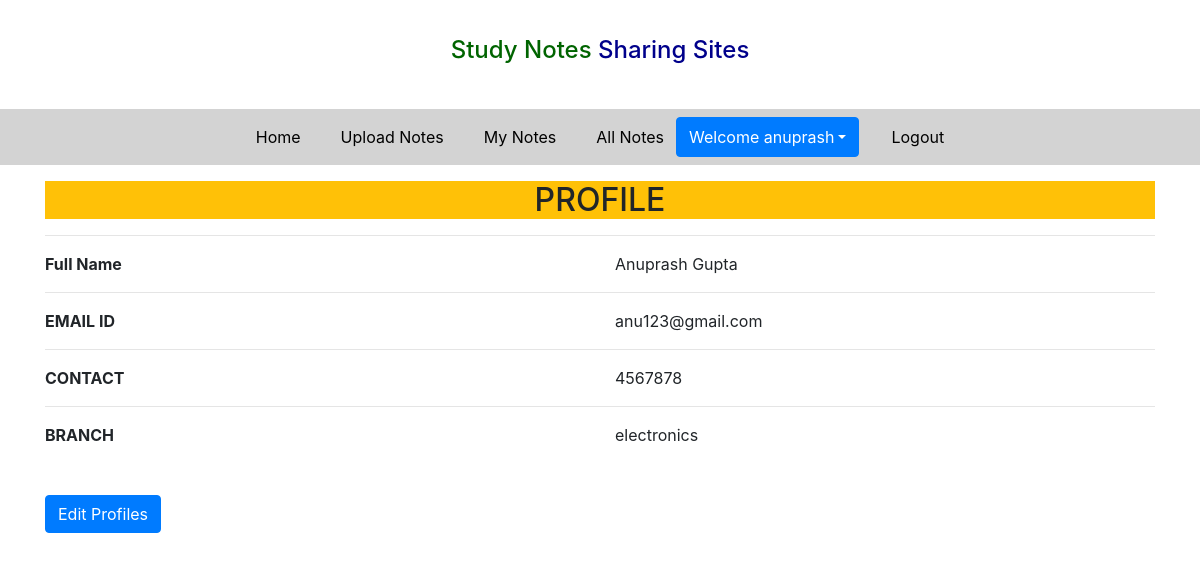
Screenshot of /profile/ (signed in) with the database file from the repository.
### notes/models.py (models this page shows, shortened)
class Signup(models.Model):
    user = models.ForeignKey(User,on_delete=models.CASCADE,null=True)
    contact = models.CharField(max_length=10)
    branch = models.CharField(max_length=10)
    role = models.CharField(max_length=15)

### notes/views.py (the view)
# urls.py: path('profile/', views.profile,name='profile'),
def profile(request):
    if not request.user.is_authenticated:
        return redirect('/login/')
    user = User.objects.get(id=request.user.id)
    data = Signup.objects.get(user=user)
    d = {'user':user,'data':data}
    return render(request,'profile.html',d)

### notes/templates/profile.html
{% extends 'user_navigation.html' %}
{% load static %}
{% block body %}
<div class="container">
    <h2 class="text-center mt-3 bg-warning">PROFILE</h2>
    <hr>
    <div class="row">
        <div class="col-sm-6">
            <b class="text-center">Full Name</b>
        </div>
        <div class="col-sm-6" style="text-transform:capitalize">
            {{data.user.first_name}} {{data.user.last_name}}
        </div>
    </div>
    <hr>
    <div class="row">
        <div class="col-sm-6">
            <b class="text-center">EMAIL ID</b>
        </div>
        <div class="col-sm-6">
            {{data.user.username}}
        </div>
    </div>
    <hr>
    <div class="row">
        <div class="col-sm-6">
            <b class="text-center">CONTACT</b>
        </div>
        <div class="col-sm-6">
            {{data.contact}}
        </div>
    </div>
    <hr>
    <div class="row">
        <div class="col-sm-6">
            <b class="text-center">BRANCH</b>
        </div>
        <div class="col-sm-6">
            {{data.branch}}
        </div>
    </div>
    <a href="{% url 'edit_profile' %}" class="btn btn-primary mt-5">Edit Profiles</a>
</div>
{% endblock %}

### notes/templates/user_navigation.html (shortened to what this page needs)
<!DOCTYPE html>
<html lang="en">
<head>
  {% load static %}
  <link rel="stylesheet" href="https://maxcdn.bootstrapcdn.com/bootstrap/4.3.1/css/bootstrap.min.css">
  <link rel="stylesheet" href="https://use.fontawesome.com/releases/v5.6.3/css/all.css">
  <link rel="stylesheet" href="{% static 'css/style.css' %}">
</head>
<body>
<h4 class="text-center" style="padding:3%"><span style="color:darkgreen">Study Notes</span> <span style="color:darkblue">Sharing Sites</span></h4>
<nav class="navbar navbar-expand-sm justify-content-center" style="background-color:lightgray">
  <ul class="navbar-nav">
    <li class="navbar-item ">
      <a class="nav-link" href="{% url 'profile' %}">Home</a>
    </li>
    <li class="navbar-item ml-4">
      <a class="nav-link" href="{% url 'upload_notes' %}">Upload Notes</a>
    </li>
    <li class="navbar-item ml-4">
      <a class="nav-link" href="{% url 'mynotes' %}">My Notes</a>
    </li>
    <li class="navbar-item ml-4">
      <a class="nav-link" href="{% url 'view_all_notes' %}">All Notes</a>
    </li>
    <div class="btn-group">
        <button type="button" class="btn btn-primary dropdown-toggle ml-1" data-toggle="dropdown">Welcome {{request.user.first_name}}</button>
    </div>
      <li class="navbar-item ml-4">
      <a class="nav-link" href="{% url 'admin_logout' %}">Logout</a>
    </li>
  </ul>
</nav>
</body>
</html>
{% block body %}
{% endblock %}

### notes/static/css/style.css (style rules this page uses)
.nav-link { color:black }

### rows the page displays
Signup: user.first_name "Anuprash", user.last_name "Gupta", user.username "anu123@gmail.com", contact "4567878", branch "electronics"

### other values shown
{{ request.user.first_name }} "anuprash"
